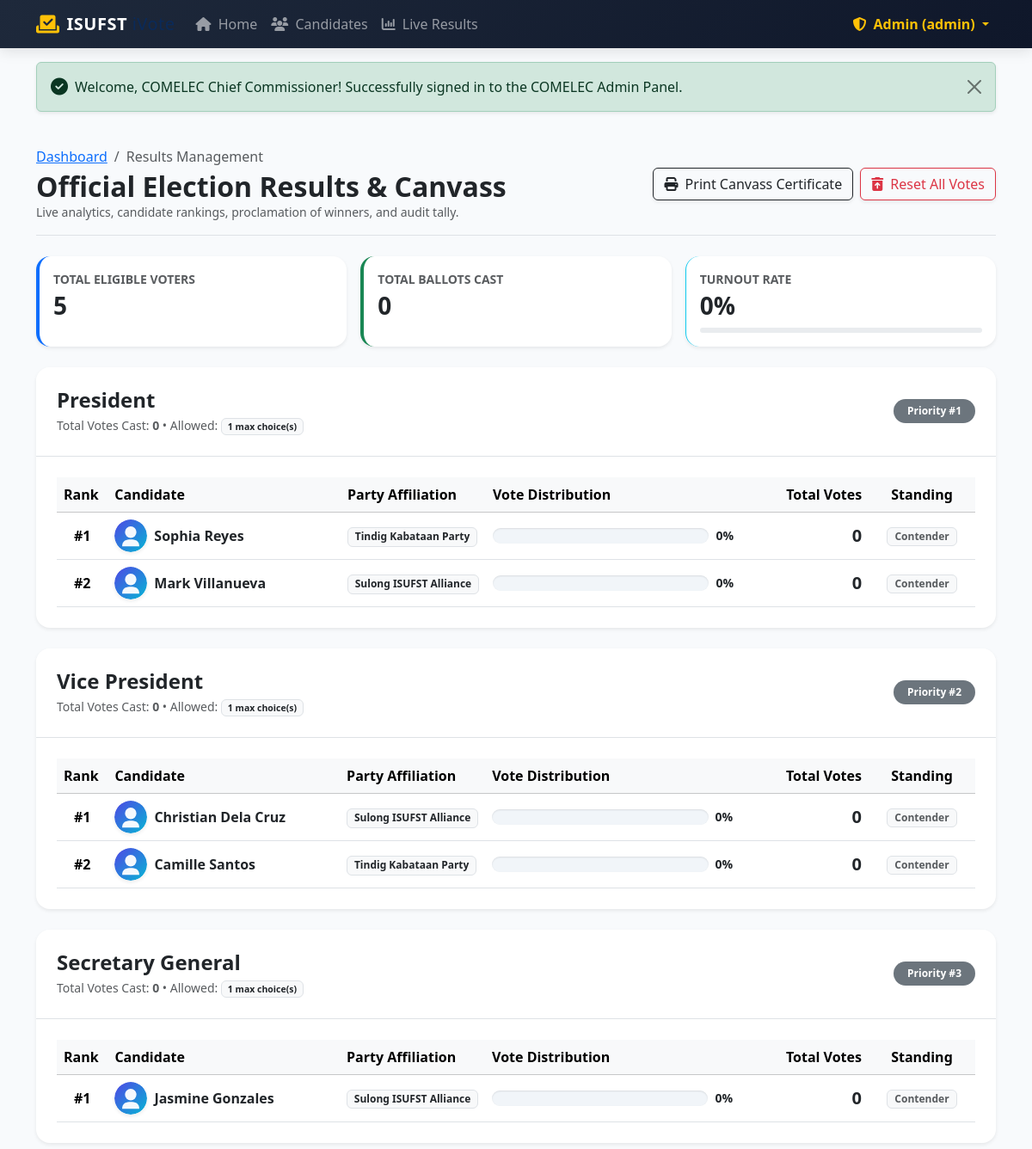
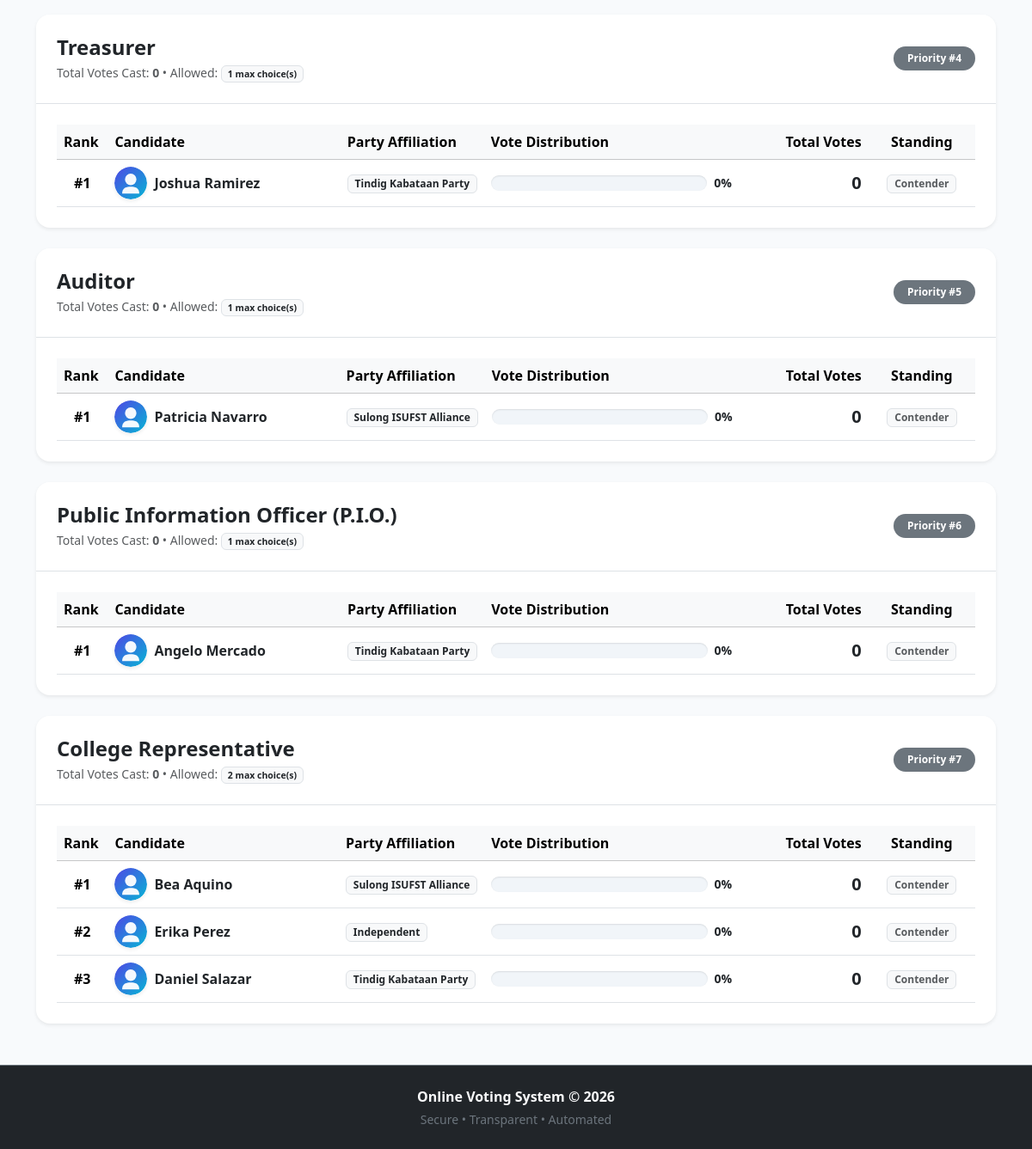
/admin/results.php (signed in), run on the app's committed database (2 pictures, top to bottom).
### tables this page shows
CREATE TABLE `positions` (
  `id` INT(11) NOT NULL AUTO_INCREMENT,
  `title` VARCHAR(100) NOT NULL,
  `max_votes` INT(11) NOT NULL DEFAULT 1 COMMENT 'Number of candidates voter can pick',
  `priority` INT(11) NOT NULL DEFAULT 1 COMMENT 'Display sort order in ballot',
  `description` TEXT DEFAULT NULL,
  `created_at` TIMESTAMP DEFAULT CURRENT_TIMESTAMP,
  PRIMARY KEY (`id`)
);

CREATE TABLE `candidates` (
  `id` INT(11) NOT NULL AUTO_INCREMENT,
  `position_id` INT(11) NOT NULL,
  `first_name` VARCHAR(50) NOT NULL,
  `last_name` VARCHAR(50) NOT NULL,
  `party` VARCHAR(100) NOT NULL DEFAULT 'Independent',
  `platform` TEXT DEFAULT NULL,
  `photo` VARCHAR(255) DEFAULT 'default_candidate.svg',
  `created_at` TIMESTAMP DEFAULT CURRENT_TIMESTAMP,
  PRIMARY KEY (`id`),
  KEY `fk_candidates_position` (`position_id`),
  CONSTRAINT `fk_candidates_position` FOREIGN KEY (`position_id`) REFERENCES `positions` (`id`) ON DELETE CASCADE ON UPDATE CASCADE
);

### includes/crud_functions.php (called while the page is built, shortened)
<?php
function get_all_positions($pdo) {
    $sql = "SELECT p.*, COUNT(c.id) AS candidate_count
            FROM positions p
            LEFT JOIN candidates c ON p.id = c.position_id
            GROUP BY p.id
            ORDER BY p.priority ASC, p.id ASC";
    return $pdo->query($sql)->fetchAll();
}
function get_all_candidates($pdo, $position_id = null) {
    $sql = "SELECT c.*, p.title AS position_title, COUNT(v.id) AS vote_count
            FROM candidates c
            JOIN positions p ON c.position_id = p.id
            LEFT JOIN votes v ON c.id = v.candidate_id ";
    $params = [];
    if (!empty($position_id)) {
        $sql .= " WHERE c.position_id = ? ";
        $params[] = (int)$position_id;
    }
    $sql .= " GROUP BY c.id ORDER BY p.priority ASC, c.last_name ASC";
    $stmt = $pdo->prepare($sql);
    $stmt->execute($params);
    return $stmt->fetchAll();
}
function get_election_results($pdo) {
    $positions = get_all_positions($pdo);
    $results = [];
    foreach ($positions as $pos) {
        $pos_id = (int)$pos['id'];
        $tot_stmt = $pdo->prepare("SELECT COUNT(*) FROM votes WHERE position_id = ?");
        $tot_stmt->execute([$pos_id]);
        $pos_total = (int)$tot_stmt->fetchColumn();
        $cands = get_all_candidates($pdo, $pos_id);
        $max_v = 0;
        if (!empty($cands)) {
            usort($cands, function($a, $b) {
                return (int)$b['vote_count'] <=> (int)$a['vote_count'];
            });
            $max_v = (int)$cands[0]['vote_count'];
        }
        $results[$pos_id] = [
            'position'    => $pos,
            'total_votes' => $pos_total,
            'max_votes'   => $max_v,
            'candidates'  => $cands
        ];
    }
    return $results;
}

### admin/results.php (the view, shortened to what this page needs)
<?php
require_once __DIR__ . '/auth_check.php';
$total_voters = (int)$pdo->query("SELECT COUNT(*) FROM voters")->fetchColumn();
$total_voted  = (int)$pdo->query("SELECT COUNT(*) FROM voters WHERE has_voted = 1")->fetchColumn();
$turnout_rate = ($total_voters > 0) ? round(($total_voted / $total_voters) * 100, 1) : 0;
$results_by_pos = get_election_results($pdo);
$positions = get_all_positions($pdo);
include __DIR__ . '/../includes/header.php';
include __DIR__ . '/../includes/navbar.php';
include __DIR__ . '/../includes/alerts.php';
?>
<main class="py-4">
    <div class="container">
        <div class="d-flex flex-column flex-md-row justify-content-between align-items-md-center gap-3 mb-4 pb-3 border-bottom">
            <div>
                <nav aria-label="breadcrumb">
                    <ol class="breadcrumb mb-1 small">
                        <li class="breadcrumb-item"><a href="index.php">Dashboard</a></li>
                        <li class="breadcrumb-item active">Results Management</li>
                    </ol>
                </nav>
                <h2 class="fw-bold mb-0 text-dark">Official Election Results &amp; Canvass</h2>
                <div class="text-muted small">Live analytics, candidate rankings, proclamation of winners, and audit tally.</div>
            </div>
            <div class="d-flex flex-wrap gap-2">
                <a href="print_results.php" target="_blank" class="btn btn-outline-dark shadow-sm">
                    <i class="fa-solid fa-print me-1"></i> Print Canvass Certificate
                </a>
                <form method="POST" action="results.php" class="d-inline"
                      onsubmit="return confirm('DANGER: Are you sure you want to RESET ALL VOTES? This will wipe all recorded votes in the database and reset all voter statuses to Not Voted. Use this only to reset test data.');">
                    <button type="submit" class="btn btn-outline-danger shadow-sm">
                        <i class="fa-solid fa-trash-can-arrow-up me-1"></i> Reset All Votes
                    </button>
                </form>
            </div>
        </div>
        <div class="row g-3 mb-4">
            <div class="col-md-4">
                <div class="card card-stat bg-white shadow-sm p-3 h-100 border-start border-4 border-primary">
                    <span class="text-muted small fw-semibold text-uppercase">Total Eligible Voters</span>
                    <h3 class="fw-bold text-dark mb-0 mt-1"><?php echo number_format($total_voters); ?></h3>
                </div>
            </div>
            <div class="col-md-4">
                <div class="card card-stat bg-white shadow-sm p-3 h-100 border-start border-4 border-success">
                    <span class="text-muted small fw-semibold text-uppercase">Total Ballots Cast</span>
                    <h3 class="fw-bold text-dark mb-0 mt-1"><?php echo number_format($total_voted); ?></h3>
                </div>
            </div>
            <div class="col-md-4">
                <div class="card card-stat bg-white shadow-sm p-3 h-100 border-start border-info">
                    <span class="text-muted small fw-semibold text-uppercase">Turnout Rate</span>
                    <h3 class="fw-bold text-dark mb-0 mt-1"><?php echo $turnout_rate; ?>%</h3>
                    <div class="progress mt-2" style="height: 6px;">
                    </div>
                </div>
            </div>
        </div>
        <?php foreach ($positions as $pos):
            $pos_data = $results_by_pos[$pos['id']] ?? ['total_votes' => 0, 'max_votes' => 0, 'candidates' => []];
            $pos_total = $pos_data['total_votes'];
            $max_v = $pos_data['max_votes'];
            $candidates = $pos_data['candidates'];
        ?>
            <div class="card border-0 shadow-sm rounded-4 mb-4 overflow-hidden bg-white">
                <div class="card-header bg-white p-3 p-md-4 border-bottom d-flex justify-content-between align-items-center">
                    <div>
                        <h4 class="fw-bold mb-1 text-dark"><?php echo htmlspecialchars($pos['title']); ?></h4>
                        <div class="small text-muted">
                            Total Votes Cast: <strong><?php echo number_format($pos_total); ?></strong> &bull; Allowed:
                            <span class="badge bg-light text-dark border"><?php echo $pos['max_votes']; ?> max choice(s)</span>
                        </div>
                    </div>
                    <div>
                        <span class="badge bg-secondary rounded-pill px-3 py-2">
                            Priority #<?php echo $pos['priority']; ?>
                        </span>
                    </div>
                </div>
                <div class="card-body p-3 p-md-4">
                    <?php if (empty($candidates)): ?>
                        <div class="text-muted small fst-italic">No candidates registered for this position.</div>
                    <?php else: ?>
                        <div class="table-responsive">
                            <table class="table table-hover align-middle mb-0">
                                <thead class="table-light">
                                    <tr>
                                        <th style="width: 60px;">Rank</th>
                                        <th style="width: 300px;">Candidate</th>
                                        <th>Party Affiliation</th>
                                        <th style="width: 30%;">Vote Distribution</th>
                                        <th class="text-end" style="width: 140px;">Total Votes</th>
                                        <th class="text-center" style="width: 130px;">Standing</th>
                                    </tr>
                                </thead>
                                <tbody>
                                    <?php
                                    $rank = 1;
                                    foreach ($candidates as $cand):
                                        $v_count = (int)$cand['vote_count'];
                                        $percentage = ($pos_total > 0) ? round(($v_count / $pos_total) * 100, 1) : 0;
                                        $cand_name = htmlspecialchars($cand['first_name'] . ' ' . $cand['last_name']);
                                        $is_winner = ($v_count > 0 && $v_count === $max_v);
                                    ?>
                                        <tr>
                                            <td class="text-center fw-bold">
                                                #<?php echo $rank; ?>
                                            </td>
                                            <td>
                                                <div class="d-flex align-items-center gap-2">
                                                    <img src="../assets/uploads/candidates/<?php echo htmlspecialchars($cand['photo'] ?: 'default_candidate.svg'); ?>" alt="<?php echo $cand_name; ?>" class="rounded-circle shadow-sm" style="width: 38px; height: 38px; object-fit: cover;">
                                                    <div>
                                                        <strong class="text-dark d-block"><?php echo $cand_name; ?></strong>
                                                    </div>
                                                </div>
                                            </td>
                                            <td>
                                                <span class="badge bg-light text-dark border"><?php echo htmlspecialchars($cand['party']); ?></span>
                                            </td>
                                            <td>
                                                <div class="d-flex align-items-center gap-2">
                                                    <div class="flex-grow-1 vote-progress-wrapper">
                                                    </div>
                                                    <span class="fw-bold small text-dark" style="min-width: 45px;"><?php echo $percentage; ?>%</span>
                                                </div>
                                            </td>
                                            <td class="text-end">
                                                <span class="fs-5 fw-bold text-dark"><?php echo number_format($v_count); ?></span>
                                            </td>
                                            <td class="text-center">
                                                <?php if ($is_winner): ?>
                                                    <span class="badge bg-success rounded-pill px-3 py-1">
                                                        <i class="fa-solid fa-crown me-1 text-warning"></i> Leading
                                                    </span>
                                                <?php else: ?>
                                                    <span class="badge bg-light text-muted border px-2 py-1">Contender</span>
                                                <?php endif; ?>
                                            </td>
                                        </tr>
                                    <?php
                                        $rank++;
                                    endforeach;
                                    ?>
                                </tbody>
                            </table>
                        </div>
                    <?php endif; ?>
                </div>
            </div>
        <?php endforeach; ?>
    </div>
</main>
<?php include __DIR__ . '/../includes/footer.php'; ?>

### assets/css/style.css (style rules this page uses)
:root { --primary-color: #2563eb; --primary-hover: #1d4ed8; --secondary-color: #0f172a; --accent-color: #06b6d4; --success-color: #10b981; --bg-light: #f8fafc; --card-border: #e2e8f0; }
body { font-family: 'Segoe UI', system-ui, -apple-system, sans-serif; background-color: var(--bg-light); color: #334155; min-height: 100vh; display: flex; flex-direction: column; }
main { flex: 1; }
.card-stat { border: none; border-radius: 1rem; transition: transform 0.25s ease, box-shadow 0.25s ease; overflow: hidden; }
.vote-progress-wrapper { background-color: #f1f5f9; border-radius: 9999px; height: 18px; overflow: hidden; box-shadow: inset 0 1px 2px rgba(0, 0, 0, 0.1); }

### data on the page
positions: title "President", id "0", max_votes "1", priority "1"
candidates: photo (placeholder picture), cand_name "Sophia Reyes", party "Tindig Kabataan Party", position "0", v_count "0"
candidates: photo (placeholder picture), cand_name "Mark Villanueva", party "Sulong ISUFST Alliance", position "0", v_count "0"
positions: title "Vice President", id "0", max_votes "1", priority "2"
candidates: photo (placeholder picture), cand_name "Christian Dela Cruz", party "Sulong ISUFST Alliance", position "0", v_count "0"
candidates: photo (placeholder picture), cand_name "Camille Santos", party "Tindig Kabataan Party", position "0", v_count "0"
positions: title "Secretary General", id "0", max_votes "1", priority "3"
candidates: photo (placeholder picture), cand_name "Jasmine Gonzales", party "Sulong ISUFST Alliance", position "0", v_count "0"
positions: title "Treasurer", id "0", max_votes "1", priority "4"
candidates: photo (placeholder picture), cand_name "Joshua Ramirez", party "Tindig Kabataan Party", position "0", v_count "0"
positions: title "Auditor", id "0", max_votes "1", priority "5"
candidates: photo (placeholder picture), cand_name "Patricia Navarro", party "Sulong ISUFST Alliance", position "0", v_count "0"
positions: title "Public Information Officer (P.I.O.)", id "0", max_votes "1", priority "6"
candidates: photo (placeholder picture), cand_name "Angelo Mercado", party "Tindig Kabataan Party", position "0", v_count "0"
positions: title "College Representative", id "0", max_votes "2", priority "7"
candidates: photo (placeholder picture), cand_name "Bea Aquino", party "Sulong ISUFST Alliance", position "0", v_count "0"
candidates: photo (placeholder picture), cand_name "Erika Perez", party "Independent", position "0", v_count "0"
candidates: photo (placeholder picture), cand_name "Daniel Salazar", party "Tindig Kabataan Party", position "0", v_count "0"

### other printed values
$_SESSION['admin_username'] "admin"
$message "Welcome, COMELEC Chief Commissioner! Successfully signed in to the COMELEC Admin Panel."
$total_voters "5"
$total_voted "0"
$turnout_rate "0"
